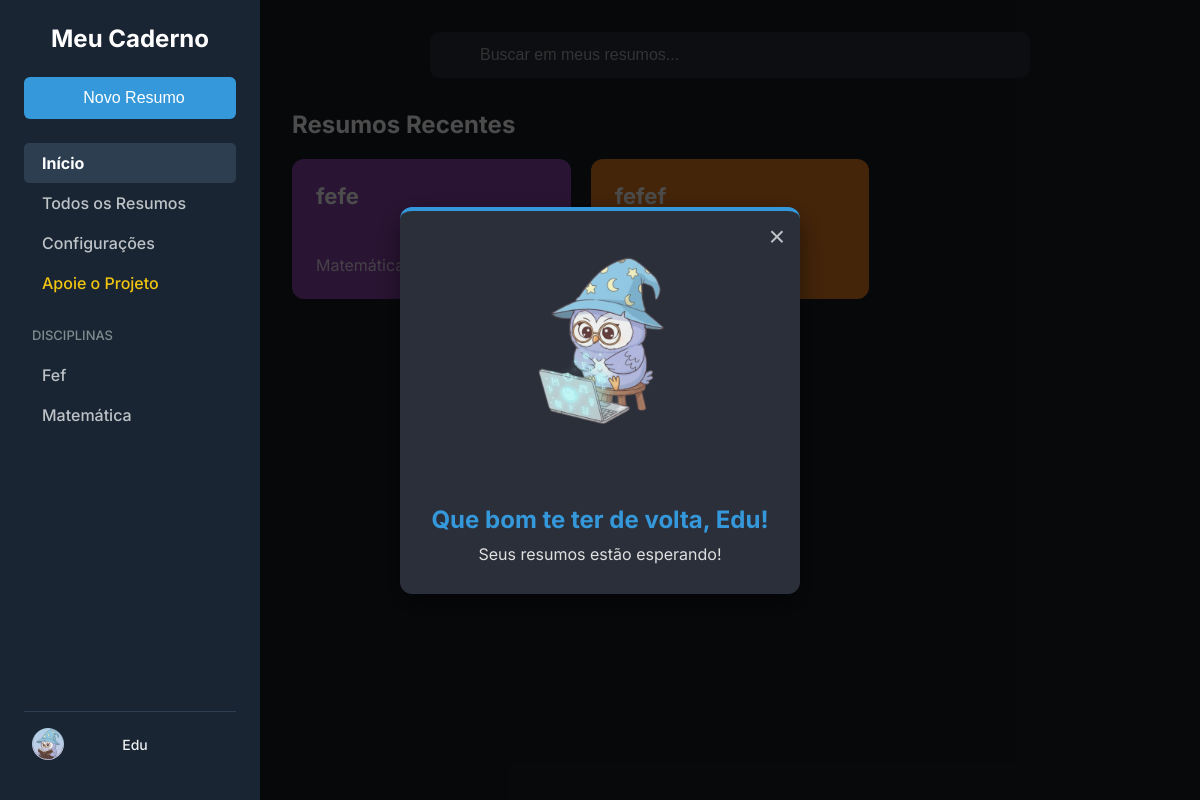
Page / (signed in) on the committed database.
### accounts/models.py (models this page shows, shortened)
class Usuario(AbstractUser):
    username = None
    nome = models.CharField(max_length=100)
    email = models.CharField(max_length=100, unique=True)
    senha_hash = models.CharField(max_length=255, null=True, blank=True)
    google_id = models.CharField(max_length=100, unique=True, null=True, blank=True)
    provedor = models.CharField(
        max_length=10,
        choices=[
            ('local', 'Local'),
            ('google', 'Google')
        ],
        default='local'
    )
    avatar_url = models.CharField(max_length=255, null=True, blank=True )
    criado_em = models.DateField(auto_now_add=True)
    USERNAME_FIELD = 'email'
    REQUIRED_FIELDS = ['nome']
    objects = UsuarioManager() #

### core/models.py (models this page shows, shortened)
class Resumo(models.Model):
    usuario = models.ForeignKey(
        settings.AUTH_USER_MODEL,
        on_delete=models.CASCADE, # Se apagar o usuário, apaga os resumos dele
        related_name='resumos'
    )
    titulo = models.CharField(max_length=200)
    disciplina = models.CharField(max_length=100) # Ex: "História", "Física"
    conteudo = models.TextField(blank=True, null=True)
    cor_tag = models.CharField(max_length=50, default='card-blue')
    criado_em = models.DateTimeField(auto_now_add=True)
    atualizado_em = models.DateTimeField(auto_now=True)

### core/views.py (the view)
# urls.py: path('', views.home, name='home'),
def home(request):
    resumos = []
    disciplinas = [] # Lista vazia por padrão
    if request.user.is_authenticated:
        resumos = Resumo.objects.filter(usuario=request.user).order_by('-criado_em')
        lista_disciplinas_bruta = Resumo.objects.filter(usuario=request.user).values_list('disciplina', flat=True).distinct().order_by('disciplina')
        icon_map = {
            'Artes': 'ph-paint-brush', 'Biologia': 'ph-dna', 'Filosofia': 'ph-scroll',
            'Física': 'ph-lightbulb', 'Geografia': 'ph-globe-stand', 'História': 'ph-books',
            'Idiomas': 'ph-translate', 'Literatura': 'ph-book-open', 'Matemática': 'ph-calculator',
            'Cálculo': 'ph-function', 'Português': 'ph-text-aa', 'Química': 'ph-flask',
            'Sociologia': 'ph-users'
        }
        for nome in lista_disciplinas_bruta:
            icone = icon_map.get(nome, 'ph-file-text')
            disciplinas.append({'nome': nome, 'icone': icone})
    return render(request, 'core/index.html', {
        'resumos': resumos,
        'disciplinas': disciplinas # Mandamos a lista nova para o HTML
    })

### core/templates/core/index.html (shortened to what this page needs)
{% load static %}
<!DOCTYPE html>
<html lang="pt-br">
<head>
    <link rel="stylesheet" href="{% static 'core/css/core.css'%}">
    <link rel="stylesheet" href="{% static 'core/css/light_theme.css' %}">
</head>
<body>
    <div class="dashboard-container">
        <aside class="sidebar">
            <div class="sidebar-header">
                <h2>Meu Caderno</h2>
            </div>
          {% if user.is_authenticated %}
                <button class="btn-new-summary" id="open-modal-btn">
                    Novo Resumo
                </button>
            {% else %}
                <a href="{% url 'pagina_login' %}" class="btn-new-summary" style="text-decoration: none; text-align: center;">
                    <i class="ph ph-lock-key"></i>
                    Novo Resumo
                </a>
            {% endif %}
            <nav class="sidebar-nav">
                <ul>
                    <li class="active"><a href="#" data-filter="Todos"> Início</a></li>
                    <li><a href="#" data-filter="Todos"> Todos os Resumos</a></li>
                    <li><a href="{% url 'configuracoes' %}"> Configurações</a></li>
                    <li><a href="{% url 'doacoes' %}" style="color: #f1c40f;"> Apoie o Projeto</a></li>
                </ul>
            </nav>
          <div class="sidebar-section">
                <h3>Disciplinas</h3>
                <ul id="discipline-list">
                    {% for item in disciplinas %}
                        <li>
                            <a href="#" data-filter="{{ item.nome }}">
                                <i class="ph {{ item.icone }}"></i> {{ item.nome }}
                            </a>
                        </li>
                    {% endfor %}
                    </ul>
            </div>
          <div class="sidebar-footer">
                {% if user.is_authenticated %}
                    <div class="user-profile">
                        <button id="user-avatar-button" class="user-avatar-button">
                            <img src="{{ user.avatar_url|default_if_none:'/static/core/img-profile/bookie-acenando.jpg' }}" alt="Foto do Usuário" class="user-avatar" id="user-avatar-img">
                        </button>
                        <span class="user-name">{{ user.nome }}</span>
                    </div>
                    <div style="display: flex; align-items: center; gap: 8px;">
                        <button id="sidebar-theme-toggle" class="logout-icon" title="Mudar Tema" style="background: none; border: none; cursor: pointer;">
                        </button>
                        <a href="{% url 'logout' %}" id="logout-btn" class="logout-icon" title="Sair">
                        </a>
                    </div>
                {% endif %}
            </div>
        </aside>
       <main class="main-content">
        <header class="main-header">
            <div class="search-bar">
                <input type="search" placeholder="Buscar em meus resumos...">
            </div>
        </header>
        <div id="welcome-card" class="welcome-card-overlay">
            <div class="welcome-card-content">
                <button id="close-welcome-card" class="close-welcome-card-btn">&times;</button>
                <img id="bookie-image" src="{% static 'core/img/bookie-bem-vindo.png'%}" alt="Mascote Bookie" class="bookie-mascot">
                <h3 id="welcome-message">Que bom te ter de volta, Usuário!</h3>
                <p>Seus resumos estão esperando!</p>
            </div>
        </div>
    <section class="summaries-grid">
            <h2>Resumos Recentes</h2>
            <div class="grid-container">
                {% for resumo in resumos %}
                    <article class="summary-card {{ resumo.cor_tag }}"
                             data-content="{{ resumo.conteudo }}"
                             data-id="{{ resumo.id }}">
                        <h4>{{ resumo.titulo }}</h4>
                        <span class="card-discipline-dark">{{ resumo.disciplina }}</span>
                    </article>
                {% empty %}
                    <div id="empty-state-msg" style="grid-column: 1/-1; text-align: center; color: #888; margin-top: 40px;">
                        <i class="ph ph-files" style="font-size: 48px; margin-bottom: 10px;"></i>
                        <p>Você ainda não tem resumos salvos.</p>
                        <p>Clique em "Novo Resumo" para começar!</p>
                    </div>
                {% endfor %}
                </div>
        </section>
    </main>
    </div>
</body>
</html>

### rows in the picture
Usuario: avatar_url (picture), nome "Edu"
Resumo: titulo "fefe", disciplina "Matemática"
Resumo: titulo "fefef"

### other values in the picture
{{ item.nome }} "Fef" "Matemática"
